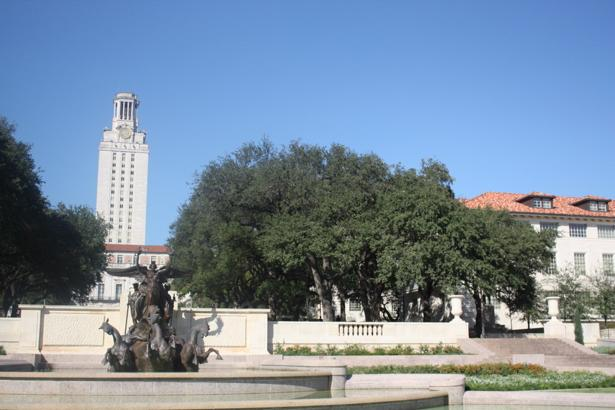
#> input picture uttower1.jpg, 615 x 410 px
$ jupyter execute --allow-errors TMA_TM341.ipynb
#> lines starting #> are read from the running program, lines starting #| are printed output that depends on the picture; after the words box and inside, x2 and y2 are one past the last pixel; in counts of white or black regions, pixels touching at a corner belong together
# **TMA TM341**

---

Name: Ahmed Mohamed Abdullatif Rifai.

ID: 1851711008.

# **Question 1**

[cell 1]
import cv2
import numpy              as np
import matplotlib.pyplot  as plt

# --- Part (a): Read and display images ---

def read_image_RPG(image_path):
#> called with image_path = 'uttower1.jpg'
    image = cv2.imread(image_path)
#> image is the input picture: shape (410, 615, 3); mean B, G, R 159, 140, 121.9
    image = cv2.cvtColor(image, cv2.COLOR_BGR2RGB)
    return image

# Read the images
img1 = read_image_RPG('uttower1.jpg')
img2 = read_image_RPG('uttower2.jpg')
#> call 2 of read_image_RPG, with image_path = 'uttower2.jpg'
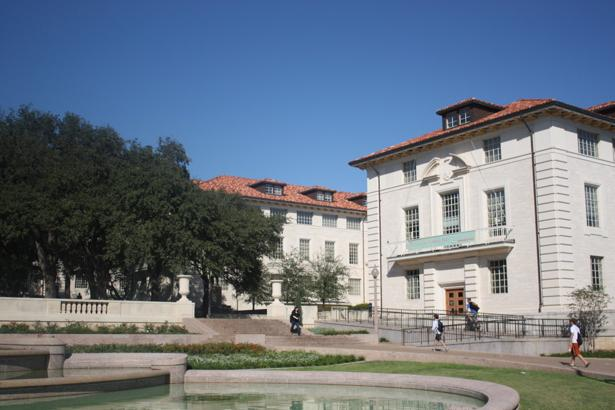
#> input picture uttower2.jpg, 615 x 410 px
#> in read_image_RPG, image is the input picture: shape (410, 615, 3); mean B, G, R 132.1, 118.9, 107.7

# Display the images horizontally
plt.figure(figsize=(10, 5))  # Adjust figure size as needed

plt.subplot(1, 2, 1)  # 1 row, 2 columns, 1st image
plt.imshow(img1)
plt.title('Image 1')

plt.subplot(1, 2, 2)  # 1 row, 2 columns, 2nd image
plt.imshow(img2)
plt.title('Image 2')

plt.show()

[cell 2]
# --- Part (b): SIFT Feature Extraction ---
# Convert images to grayscale
gray1 = cv2.cvtColor(img1, cv2.COLOR_BGR2GRAY)
gray2 = cv2.cvtColor(img2, cv2.COLOR_BGR2GRAY)
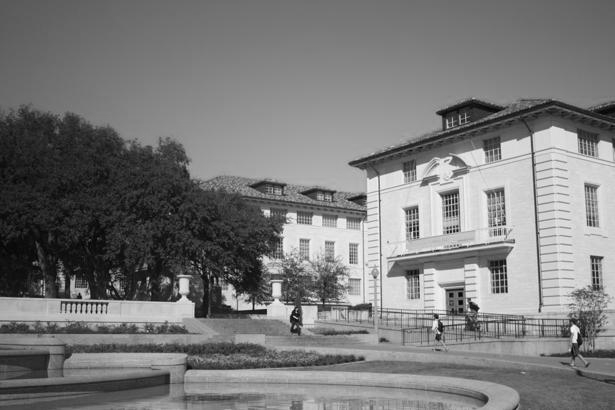
#> gray2: shape (410, 615); min 0, max 252, mean 121.6

# Initialize SIFT object and detect keypoints and descriptors
sift = cv2.SIFT_create()
kp1, des1 = sift.detectAndCompute(gray1, None)  # Keypoints and descriptors for image 1
#> kp1 = 2006 keypoints; strongest (x, y, size): (386, 315, 1.9), (419, 300, 2.1), (541, 330, 4.2), (372, 326, 1.9)
kp2, des2 = sift.detectAndCompute(gray2, None)  # Keypoints and descriptors for image 2
#> kp2 = 1604 keypoints; strongest (x, y, size): (575, 330, 5.8), (264, 312, 4.1), (474, 307, 5.2), (79, 297, 3.2)

# Print the number of keypoints detected in each image
print(f"Number of keypoints in Image 1: {len(kp1)}")
#| Number of keypoints in Image 1: 2006
print(f"Number of keypoints in Image 2: {len(kp2)}")
#| Number of keypoints in Image 2: 1604


# --- Part (c): Feature Matching ---
# Create a Brute-Force Matcher object
bf = cv2.BFMatcher()
# Find the k best matches for each descriptor (k=2 in this case)
matches = bf.knnMatch(des1, des2, k=2)
#> matches = 2006 matches

# Apply ratio test to select good matches
good_matches = []
for m, n in matches:
    if m.distance < 0.75 * n.distance:  # Check if distance ratio is below threshold
        good_matches.append(m)
#> after the loop, good_matches = 374 matches

# Sort good matches based on distance and select the top 50
good_matches = sorted(good_matches, key=lambda x: x.distance)
top_50_matches = good_matches[:50]
#> top_50_matches = 50 matches

# Draw matches on the images
All_img_matches = cv2.drawMatches(img1, kp1, img2, kp2, good_matches, None, flags=cv2.DrawMatchesFlags_NOT_DRAW_SINGLE_POINTS)
Top_img_matches = cv2.drawMatches(img1, kp1, img2, kp2, top_50_matches, None, flags=cv2.DrawMatchesFlags_NOT_DRAW_SINGLE_POINTS)
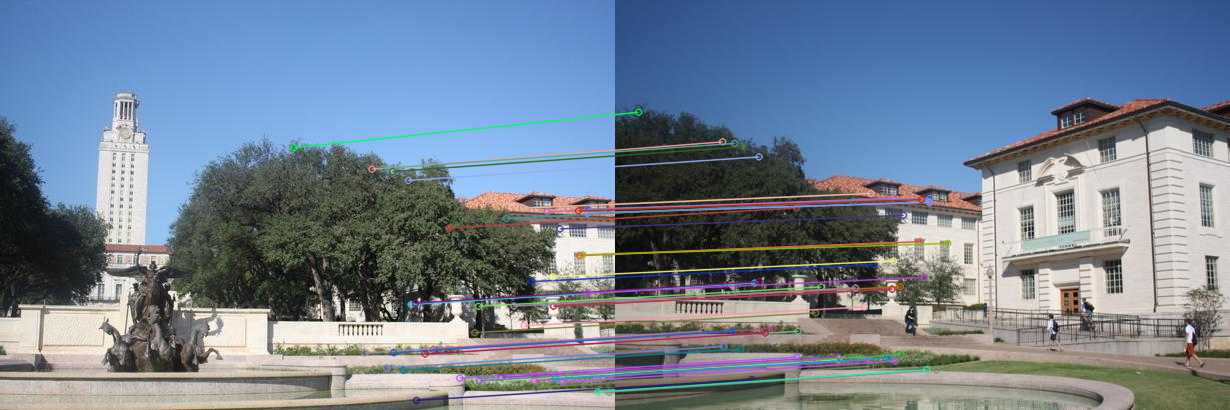
#> Top_img_matches: shape (410, 1230, 3); mean R, G, B 115.7, 130, 147.3

# Display the images with matches
plt.figure(figsize=(15, 7))  # Adjust figure size as needed

plt.subplot(2, 1, 1)  # 2 rows, 1 column, 1st image
plt.imshow(cv2.cvtColor(All_img_matches, 0))
plt.title('All Matches')

plt.subplot(2, 1, 2)  # 2 rows, 1 column, 2nd image
#> (the rest of this cell did not finish here and is left out)

[cell 3]
# --- Part (d): Homography and Panorama ---
# This code snippet aims to create a panorama by stitching two images together. It uses keypoint matching, homography estimation, and image warping techniques to achieve this.

# Extract coordinates of matched keypoints in both images
# src_pts: Keypoints from the first image (query image)
# dst_pts: Keypoints from the second image (train image)
src_pts = np.float32([kp1[m.queryIdx].pt for m in good_matches]).reshape(-1, 1, 2)
#> src_pts = 374 rows, first 8: [416, 399.9], [501.7, 379.9], [410.7, 304], [385.9, 367.4], [579, 255], [579, 255], [364.3, 352.6], [608.6, 391.7]
dst_pts = np.float32([kp2[m.trainIdx].pt for m in good_matches]).reshape(-1, 1, 2)
#> dst_pts = 374 rows, first 8: [136.3, 379.1], [223.1, 358.8], [139.2, 282.5], [108.2, 346], [304.3, 241.2], [304.3, 241.2], [87.14, 330.8], [320.6, 369.5]

# Find the homography matrix using RANSAC algorithm, The homography matrix represents the transformation that maps points from one image to the corresponding points in the other image.
# M: Homography matrix
# mask: Inliers/outliers mask
M, mask = cv2.findHomography(dst_pts, src_pts, cv2.RANSAC, 5.0)
#> M = [[0.764, 0.0391, 267.7], [-0.136, 0.912, 45.71], [-0.000355, -5.16e-05, 1]]; mask = 374 values, max 1 at index 0, min 0 at index 23, mean 0.914
print("Homography Matrix:\n", M)
#| Homography Matrix:
#|  [[ 7.64045525e-01  3.90676699e-02  2.67694134e+02]
#|  [-1.36200240e-01  9.12264897e-01  4.57080957e+01]
#|  [-3.54916491e-04 -5.15637564e-05  1.00000000e+00]]

# Get the dimensions of the images
h1, w1 = img1.shape[:2]  # Height and width of image 1
#> h1 = 410; w1 = 615
h2, w2 = img2.shape[:2]  # Height and width of image 2
#> h2 = 410; w2 = 615

# Calculate the panorama dimensions to determine the size of the final panorama image.
panorama_width = w1 + w2
#> panorama_width = 1230
panorama_height = h1
#> panorama_height = 410

# Warp the second image using the homography matrix, This warping aligns the second image with the perspective of the first image, preparing it for stitching.
warped_img2 = cv2.warpPerspective(img2, M, (panorama_width, panorama_height))

# Create the panorama by stitching the images together
panorama = warped_img2.copy()
panorama[0:h1, 0:w1] = img1  # Overlay image 1 onto the warped image 2
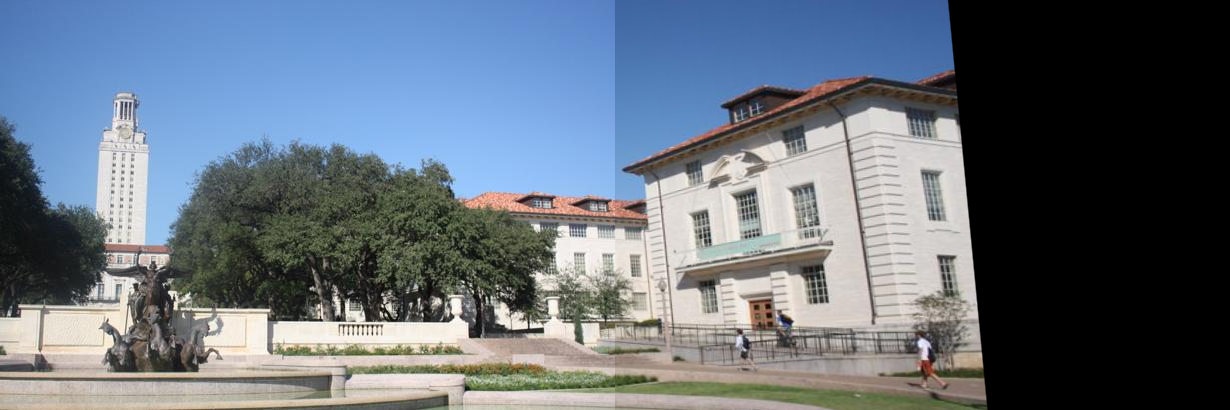
#> panorama: shape (410, 1230, 3); mean R, G, B 101.5, 112.2, 124.3

# Display the panorama
plt.figure(figsize=(12, 6))
plt.imshow(cv2.cvtColor(panorama, 0)) #added cv2.cvtColor to display the image in the format Matplotlib expects.
plt.title('Panorama')
plt.show()

# **Question 2**

[cell 4]
import cv2
import numpy              as np
import matplotlib.pyplot  as plt

# --- Part a: Read and grayscale ---

# Load the image
img = cv2.imread('uttower2.jpg')
# Convert the image to grayscale
gray = cv2.cvtColor(img, cv2.COLOR_BGR2GRAY)
# Display the grayscale image
plt.imshow(gray, cmap='gray')
plt.title('Grayscale Image')
plt.show()

[cell 5]
# --- Part b: Gaussian Blur ---

# Apply Gaussian blur to reduce noise
blurred = cv2.GaussianBlur(gray, (5, 5), 0)
# Display the blurred image
plt.imshow(blurred, cmap='gray')
plt.title('Blurred Image')
plt.show()

[cell 6]
# --- Part c: Canny Edge Detection ---

# Detect edges using the Canny algorithm
edges = cv2.Canny(blurred, 50, 150)
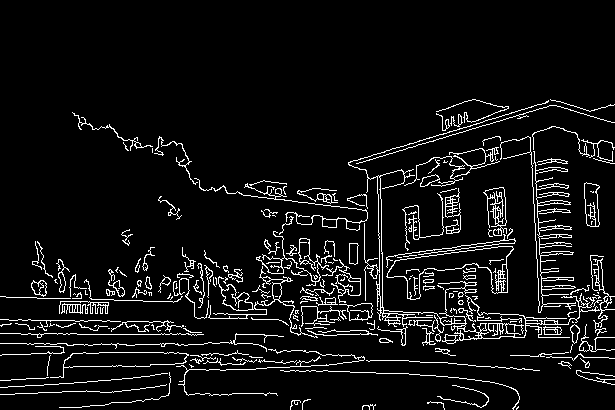
#> edges: shape (410, 615); 6.9% white in thin lines or dots, all inside (x1, y1, x2, y2) = (0, 99, 615, 410)
# Display the edges
plt.imshow(edges, cmap='gray')
plt.title('Edges')
plt.show()

[cell 7]
# --- Part d: Otsu's Thresholding ---

# Apply Otsu's thresholding to the blurred image
ret1, thresh1 = cv2.threshold(blurred, 0, 255, cv2.THRESH_BINARY + cv2.THRESH_OTSU)
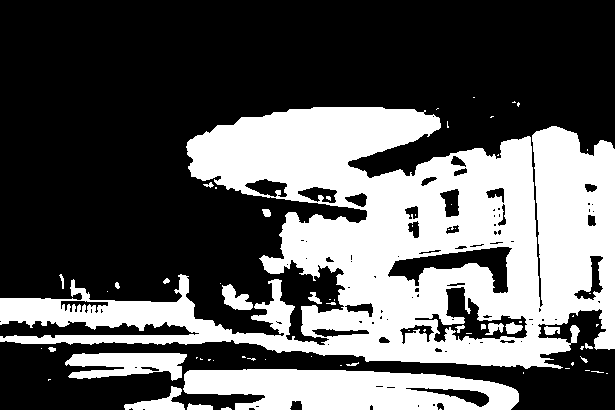
#> thresh1: shape (410, 615); 36.3% white; 68 white regions (46 under 20 px), largest, box (x1, y1, x2, y2) and area: (0, 107, 615, 369) 76475, (183, 369, 519, 410) 10547, (65, 353, 187, 381) 2310
#> ret1 = 129
# Apply Otsu's thresholding to the original grayscale image
ret, thresh = cv2.threshold(gray, 0, 255, cv2.THRESH_BINARY + cv2.THRESH_OTSU)
#> thresh: shape (410, 615); 35.7% white; 354 white regions (309 under 20 px)
#> ret = 130

# Display both thresholded images side-by-side for comparison
plt.figure(figsize=(15, 7))
plt.subplot(1, 2, 1)
plt.imshow(thresh1, cmap='gray')
plt.title('Thresholded Image (Blurred)')

plt.subplot(1, 2, 2)
plt.imshow(thresh, cmap='gray')
plt.title('Thresholded Image (Original Grayscale)')
plt.show()

[cell 8]
# --- Part e: Contour Detection and Drawing ---

# Find contours in the thresholded image
contours, hierarchy = cv2.findContours(thresh, cv2.RETR_TREE, cv2.CHAIN_APPROX_SIMPLE)
#> contours = 807 contours, 724 with area under 20; largest, box (x1, y1, x2, y2) and area: (0, 109, 615, 370) 76610, (184, 368, 520, 410) 10472, (386, 245, 514, 294) 2556, (64, 353, 188, 383) 2033, (250, 280, 295, 335) 889
# Create a copy of the original image to draw contours on
img_contours = img.copy()
# Draw all contours on the image in green
cv2.drawContours(img_contours, contours, -1, (0, 255, 0), 2)
#> img_contours: shape (410, 615, 3); 18.2% of pixels changed, all inside (x1, y1, x2, y2) = (0, 95, 615, 410)
# Display the image with contours
plt.imshow(cv2.cvtColor(img_contours, cv2.COLOR_BGR2RGB)) # Ensure RGB for Matplotlib
plt.title('Contours')
plt.show()

[cell 9]
# --- Part f: Resize and Downscale ---

# Get original image dimensions
original_height, original_width = img.shape[:2]
#> original_height = 410; original_width = 615
# Calculate new dimensions for resizing
new_width = original_width // 2
#> new_width = 307
new_height = original_height // 2
#> new_height = 205
# Resize the image using the calculated dimensions
resized = cv2.resize(img, (new_width, new_height))

# Downscale the image using pyrDown (Gaussian blur and subsampling)
downscaled = cv2.pyrDown(img)
# Alternative downscaling using resize
downscaled_2 = cv2.resize(img, (new_width, new_height))

# Display the resized and downscaled images
plt.figure(figsize=(15, 7))
plt.subplot(2, 1, 1)
plt.imshow(cv2.cvtColor(resized, cv2.COLOR_BGR2RGB)) # Ensure RGB for Matplotlib
plt.title('Resized (Naive)')

plt.subplot(2, 1, 2)
plt.imshow(cv2.cvtColor(downscaled, cv2.COLOR_BGR2RGB)) # Ensure RGB for Matplotlib
plt.title('Downscaled (Blurred First)')
plt.show()

[cell 10]
# --- Part g: Morphological Operation (Dilation) ---

# Define the kernel for dilation (a 5x5 square of ones)
kernel = np.ones((5, 5), np.uint8)
# Apply dilation to the thresholded image
dilated = cv2.dilate(thresh, kernel, iterations=1)
#> dilated: shape (410, 615); 46.7% white; 30 white regions, largest, box (x1, y1, x2, y2) and area: (0, 94, 615, 410) 115702, (105, 269, 127, 296) 325, (472, 110, 512, 126) 271
# Display the dilated image
plt.imshow(dilated, cmap='gray')
plt.title('Dilated Image')
plt.show()

[cell 11]
import cv2
import numpy              as np
import matplotlib.pyplot  as plt

# --- Part a: Read and grayscale ---
img = cv2.imread('/content/uttower1.jpg')  # Replace 'image.jpg' with your image file
gray = cv2.cvtColor(img, cv2.COLOR_BGR2GRAY)

# --- Part b: Gaussian Blur ---
blurred = cv2.GaussianBlur(gray, (5, 5), 0)  # Kernel size 5x5
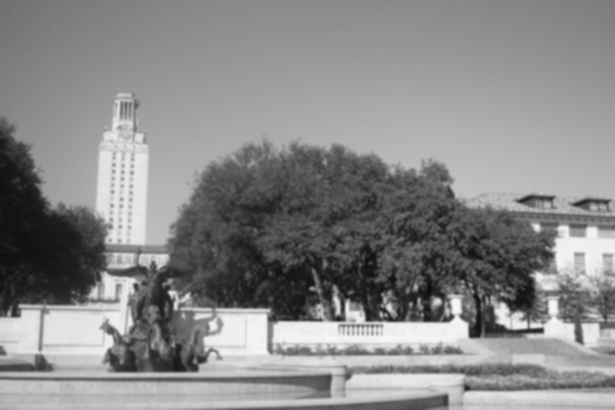
#> blurred: shape (410, 615); min 12, max 249, mean 136.7

# --- Part c: Canny Edge Detection ---
edges = cv2.Canny(gray, 50, 150) # Adjust thresholds as needed
#> edges: shape (410, 615); 14.5% white in thin lines or dots, all inside (x1, y1, x2, y2) = (0, 93, 615, 410)

# --- Part d: Otsu's Thresholding ---
ret, thresh = cv2.threshold(gray, 0, 255, cv2.THRESH_BINARY + cv2.THRESH_OTSU)
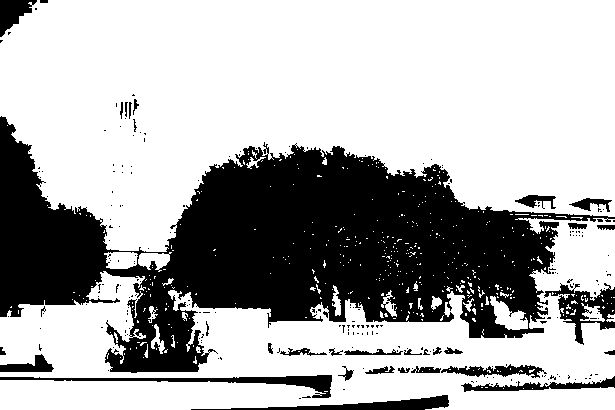
#> thresh: shape (410, 615); 68.4% white; 235 black regions (202 under 20 px)
#> ret = 117

# --- Part e: Contour Detection and Drawing ---
contours, hierarchy = cv2.findContours(thresh, cv2.RETR_TREE, cv2.CHAIN_APPROX_SIMPLE)
#> contours = 746 contours, 699 with area under 20; largest, box (x1, y1, x2, y2) and area: (0, 0, 615, 252) 114944, (0, 218, 615, 410) 53178, (440, 363, 545, 379) 866, (490, 296, 528, 330) 604, (104, 252, 138, 269) 442
img_contours = img.copy()  # Draw on a copy to preserve the original
cv2.drawContours(img_contours, contours, -1, (0, 255, 0), 2) # Green contours, thickness 2
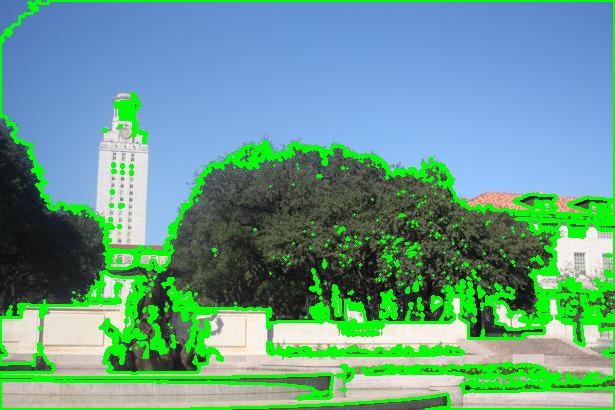
#> img_contours: shape (410, 615, 3); 14.4% of pixels changed, all inside (x1, y1, x2, y2) = (0, 0, 615, 410)


# --- Part f: Resize and Downscale ---
original_height, original_width = img.shape[:2]
new_width = original_width // 2
new_height = original_height // 2
resized = cv2.resize(img, (new_width, new_height))

# Downscale operation: Gaussian blur before resizing
blurred_before_resize = cv2.GaussianBlur(img, (5, 5), 0)
downscaled = cv2.resize(blurred_before_resize, (new_width, new_height))
#> downscaled: shape (205, 307, 3)

# --- Part g: Morphological Operation (Dilation) ---
kernel = cv2.getStructuringElement(cv2.MORPH_RECT, (5, 5))
dilated = cv2.dilate(thresh, kernel, iterations=1)
#> dilated: shape (410, 615); 78.2% white; 73 black regions (49 under 20 px), largest, box (x1, y1, x2, y2) and area: (110, 149, 551, 371) 40146, (0, 119, 104, 315) 11223, (270, 397, 446, 410) 792


# --- Display Results ---
plt.figure(figsize=(15, 10))

plt.subplot(3, 3, 1)
plt.imshow(gray, cmap='gray')
plt.title('Grayscale')

plt.subplot(3, 3, 2)
plt.imshow(blurred, cmap='gray')
plt.title('Gaussian Blur')

plt.subplot(3, 3, 3)
plt.imshow(edges, cmap='gray')
plt.title('Canny Edges')

plt.subplot(3, 3, 4)
plt.imshow(thresh, cmap='gray')
plt.title('Otsu Threshold')

plt.subplot(3, 3, 5)
plt.imshow(cv2.cvtColor(img_contours, cv2.COLOR_BGR2RGB)) # Ensure RGB for Matplotlib
plt.title('Contours')

plt.subplot(3, 3, 6)
plt.imshow(cv2.cvtColor(resized, cv2.COLOR_BGR2RGB)) # Ensure RGB for Matplotlib
plt.title('Resized (Naive)')

plt.subplot(3, 3, 7)
plt.imshow(cv2.cvtColor(downscaled, cv2.COLOR_BGR2RGB)) # Ensure RGB for Matplotlib
plt.title('Downscaled (Blurred First)')

plt.subplot(3, 3, 8)
plt.imshow(dilated, cmap='gray')
plt.title('Dilated')

plt.tight_layout()
plt.show()
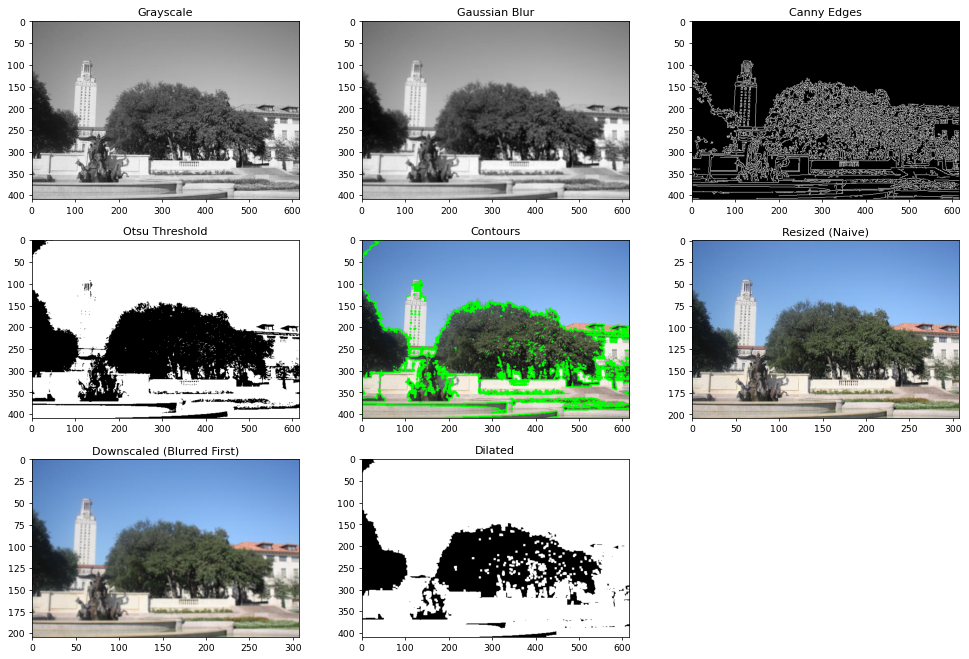
#> figure drawn by matplotlib, 8 panels
